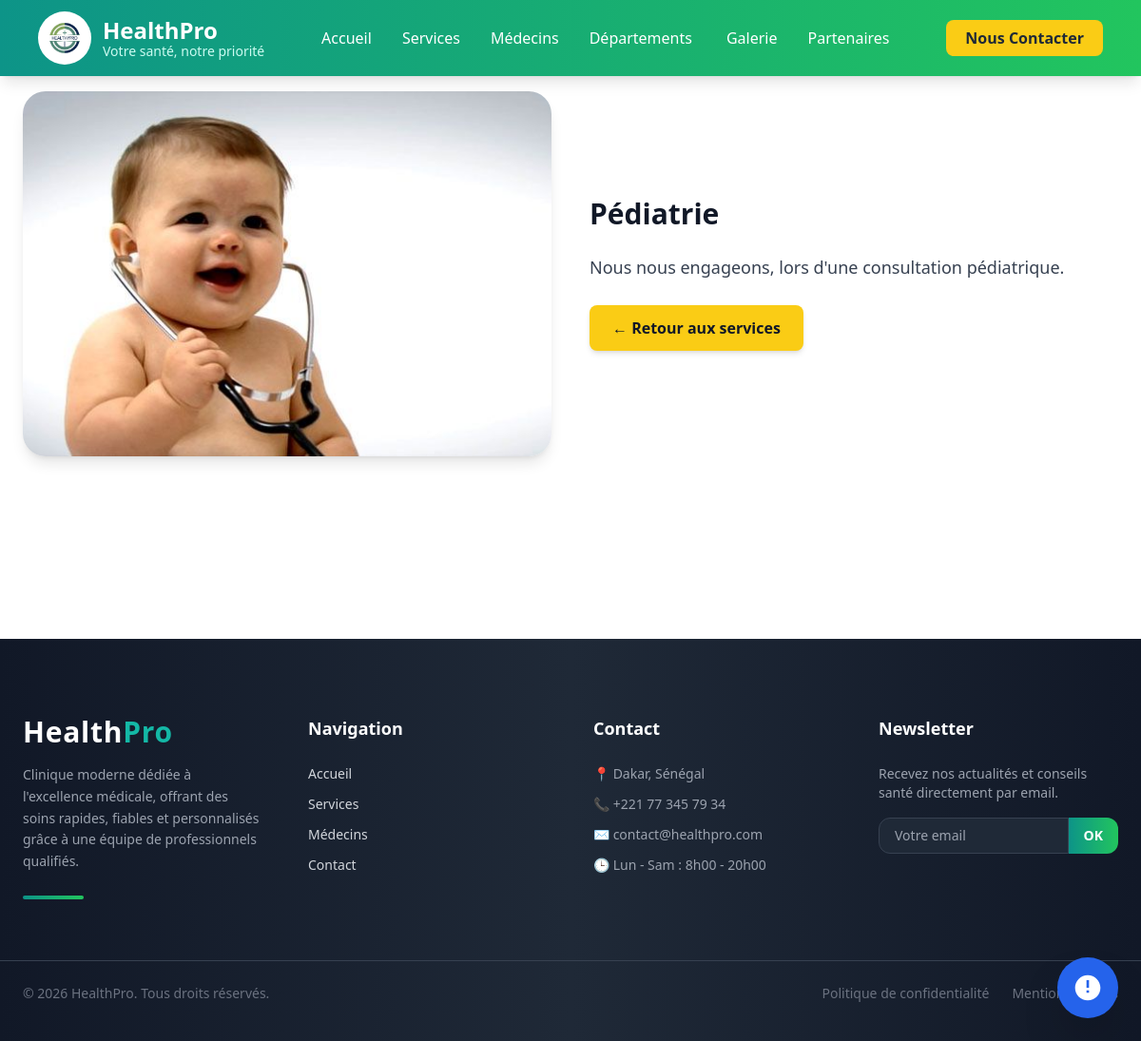
The page /services/6/ on the database its author committed.
### main/models.py (models this page shows, shortened)
class Service(models.Model):
    nom = models.CharField(max_length=100)
    description = models.TextField()
    image = models.ImageField(upload_to='services/')
    icone_svg = models.TextField(blank=True, null=True)  # Optionnel : code SVG ou nom d'icône
    created_at = models.DateTimeField(auto_now_add=True)

### main/views.py (the view)
# urls.py: path('services/<int:pk>/', views.ServiceDetailView.as_view(), name='service_detail'),
class ServiceDetailView(TemplateView):
    template_name = 'main/service_detail.html'
    def get_context_data(self, **kwargs):
        context = super().get_context_data(**kwargs)
        service_id = self.kwargs.get('pk')
        context['service'] = get_object_or_404(Service, id=service_id)
        return context

### main/templates/main/service_detail.html (shortened to what this page needs)
{% extends 'main/base.html' %}
{% load static %}
{% block content %}
<section class="py-24">
    <div class="max-w-7xl mx-auto px-6 flex flex-col md:flex-row gap-10 items-center">
        <div class="md:w-1/2 overflow-hidden rounded-3xl shadow-lg transform hover:scale-105 transition duration-500">
            <img src="{{ service.image.url }}" alt="{{ service.nom }}" class="w-full h-96 object-cover">
        </div>
        <div class="md:w-1/2 space-y-6">
            <h2 class="text-3xl font-bold text-gray-900">{{ service.nom }}</h2>
            <p class="text-gray-700 text-lg leading-relaxed">
                {{ service.description }}
            </p>
            <a href="{% url 'services' %}"
               class="inline-block mt-4 px-6 py-3 bg-yellow-400 text-gray-900 font-semibold rounded-lg hover:bg-yellow-300 transition shadow-md">
                ← Retour aux services
            </a>
        </div>
    </div>
</section>
{% endblock %}

### rows shown on the page
Service: image (picture), nom "Pédiatrie", description "Nous nous engageons, lors d'une consultation pédiatrique."
